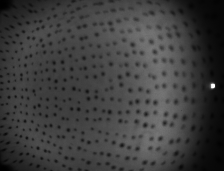
#> input picture bubble_force_estimation/src/bubble_force_estimation/optical_flow/test_imgs/img_1.png, 224 x 171 px, found by its file name
$ python optical_flow.py
#> lines starting #> are read from the running program, lines starting #| are printed output that depends on the picture
#> in load_img, imm is the input picture: PIL image 224x171 I;16; min 19, max 2895, mean 717.3
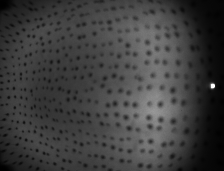
#> input picture bubble_force_estimation/src/bubble_force_estimation/optical_flow/test_imgs/img_2.png, 224 x 171 px, found by its file name
#> in load_img, imm is the input picture: PIL image 224x171 I;16; min 18, max 2895, mean 722.4
import numpy as np
import cv2
import os
import sys
from PIL import Image
import matplotlib.pyplot as plt
from scipy import signal

project_path = os.path.join(os.path.dirname(os.path.abspath(__file__)).split('/bubble_force_estimation')[0], 'bubble_force_estimation')
package_path = os.path.join(project_path, 'bubble_force_estimation', 'src', 'bubble_force_estimation', 'optical_flow')
sys.path.append(project_path)


def optical_flow(I1g, I2g, window_size=5, normalize=False):
    """
    Takes two images and window_size, returns the optical flow by Lucas Kanade algorithm
    :params I1g:          grayscale image of the first frame
    :params I2g:          grayscale image of the second frame
    :params window_size:  size of the window of pixels that are assumed to have the same displacement
    """
#> called with window_size = 5, normalize = False
    kernel_x = np.array([[-1., 1.], [-1., 1.]])
    kernel_y = np.array([[-1., -1.], [1., 1.]])
    kernel_t1 = np.array([[-1., -1.], [-1., -1.]])
    kernel_t2 = np.array([[1., 1.], [1., 1.]])

    # Normalize
    if normalize:
        I1g = I1g / 255.
        I2g = I2g / 255.

    mode = 'same'
    fx = signal.convolve2d(I1g, kernel_x, boundary='symm', mode=mode) + signal.convolve2d(I2g, kernel_x, boundary='symm', mode=mode)
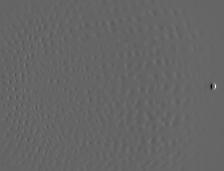
#> fx: shape (171, 224) float64; min -6659, max 10019, mean 5.6; drawn with min black and max white
    fy = signal.convolve2d(I1g, kernel_y, boundary='symm', mode=mode) + signal.convolve2d(I2g, kernel_y, boundary='symm', mode=mode)
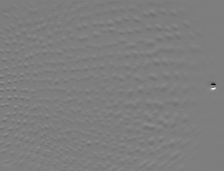
#> fy: shape (171, 224) float64; min -6415, max 6520, mean -1.1; drawn with min black and max white
    ft = signal.convolve2d(I1g, kernel_t1, boundary='symm', mode=mode) + signal.convolve2d(I2g, kernel_t2, boundary='symm', mode=mode)
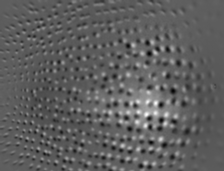
#> ft: shape (171, 224) float64; min -2560, max 4349, mean 20.4; drawn with min black and max white
    u = np.zeros(I1g.shape)
    v = np.zeros(I1g.shape)

    # within window window_size * window_size
    w = window_size
    for i in range(0, I1g.shape[0]-w+1):
        for j in range(0, I1g.shape[1]-w+1):
            Ix = fx[i:i+w, j:j+w].flatten()
            Iy = fy[i:i+w, j:j+w].flatten()
            It = ft[i:i+w, j:j+w].flatten()
            b = -1*np.reshape(It, (It.shape[0], 1))
            A = np.vstack((Ix, Iy)).T
            nu = np.matmul(np.linalg.pinv(A), b)
            u[i+int(w/2), j+int(w/2)] = nu[0]
            v[i+int(w/2), j+int(w/2)] = nu[1]
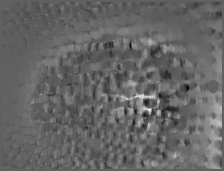
#> u: shape (171, 224) float64; min -9.88, max 16.16, mean 0.521; drawn with min black and max white
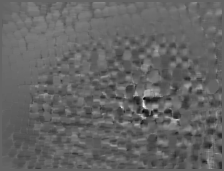
#> v: shape (171, 224) float64; min -11.64, max 17.8, mean -0.0466; drawn with min black and max white
    return (u,v)

def optical_flow_pyr(I1g, I2g, window_size=15, normalize=False):
    """
    Takes two images and window_size, returns the optical flow by Gunnar Farneback's algorithm
    :params I1g:          grayscale image of the first frame
    :params I2g:          grayscale image of the second frame
    :params window_size:  size of the window of pixels that are assumed to have the same displacement
    """
    flow = cv2.calcOpticalFlowFarneback(I1g, I2g, None, 0.5, 3, window_size, 3, 5, 1.2, 0)
    u = flow[:,:,0]
    v = flow[:,:,1]
    return (u,v)


def mean_optical_flow(I1g, I2g, window_size=5, normalize=False):
    x_flow, y_flow = optical_flow(I1g, I2g, window_size=window_size, normalize=normalize)
    x_flow_mean = np.mean(x_flow)
    y_flow_mean = np.mean(y_flow)
    mean_flow = np.array([x_flow_mean, y_flow_mean])
    return mean_flow


# DEBUG:
def load_img(img_path):
    imm = Image.open(img_path)
    img_ar = np.asarray(imm.getdata()).reshape(imm.size[1], imm.size[0])
    return img_ar

if __name__ == '__main__':
    test_path = os.path.join(package_path, 'test_imgs')
    img1 = load_img(os.path.join(test_path, 'img_1.png'))
    img2 = load_img(os.path.join(test_path, 'img_2.png'))
    import pdb; pdb.set_trace()
    flow = optical_flow(img1, img2)
